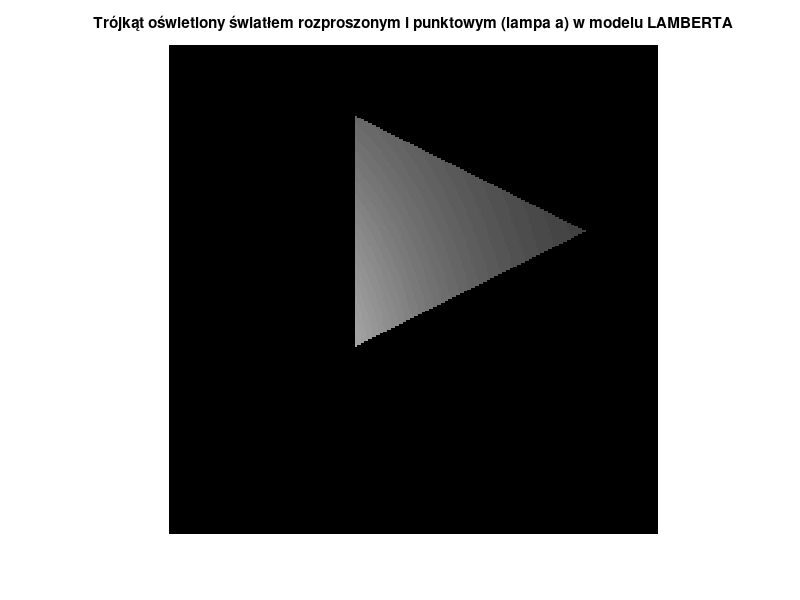
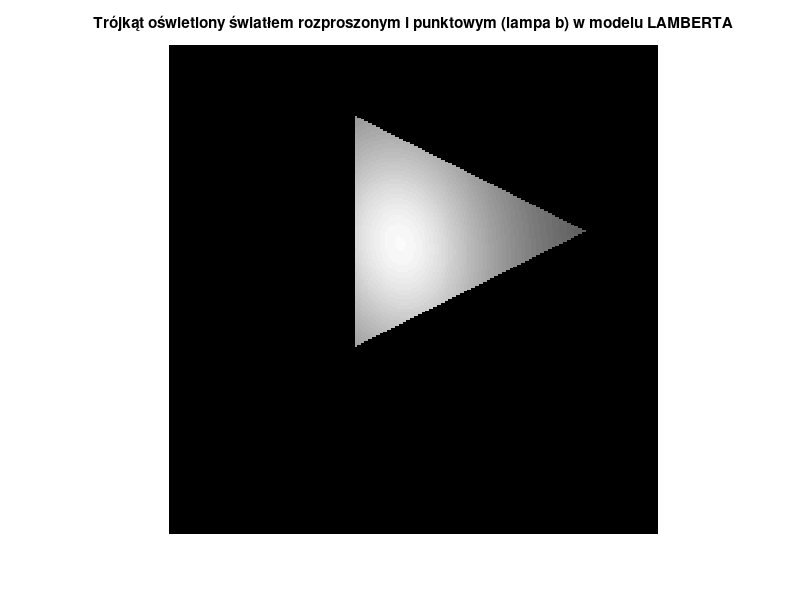
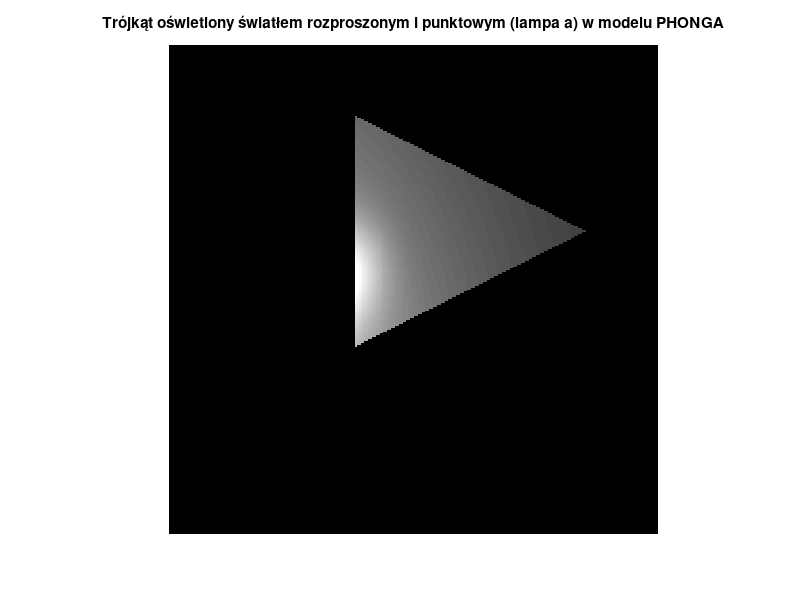
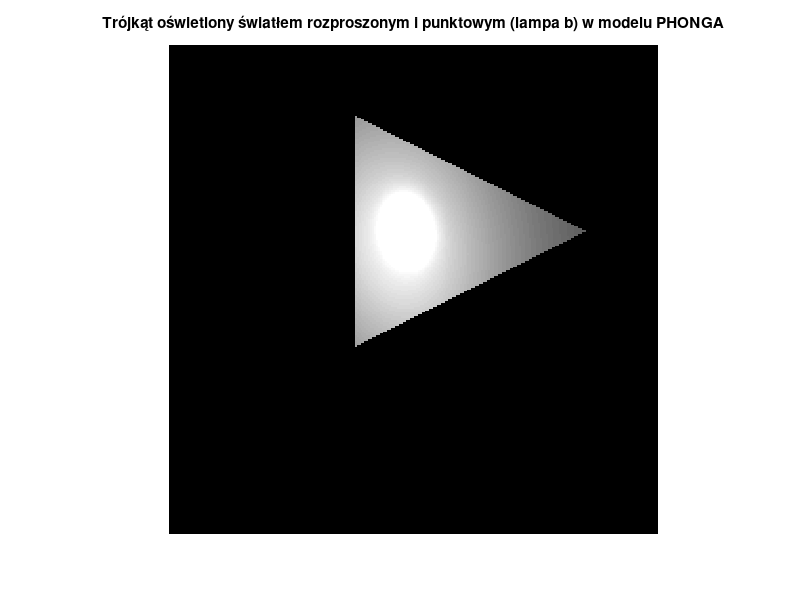

MATLAB code to generate these figures, in order:
%% GRAFIKA KOMPUTEROWA LAB_8
% *Joanna Dagil 231008*

%% 1. CEL CWICZENIA
% Modele oświetlenia i cieniowania.

%% 2. ZADANIA

%% 2.0 Funkcje pomocnicze

clear; close all; clc;

%% 2.0.1 Funkcja do zamiany współrzędnych matematycznych na pikselowe i odwrotnie z poprzednich laboratoriów

function [i,j] = mat_to_pix(x, y, M, N, dx, dy)
    T = [1/dx, 0,    M/2;
         0,   -1/dy, N/2;
         0,    0,    1];
    temp = [x; y; 1];
    res = T * temp;
    i = round(res(1)/res(3));
    j = round(res(2)/res(3));
end

function [i,j] = pix_to_mat(x, y, M, N, dx, dy)
    T = [dx,  0, -M*dx/2;
         0,  -dy, N*dy/2;
         0,   0,  1];
    res = T * [x; y; 1];
    i = res(1)/res(3);
    j = res(2)/res(3);
end

function Im2 =  linia1(Im1,yp,xp,yk,xk,C)
    % na monochromatycznym obrazie kresli linie o jasnosci C  
    % od punktu (yp,xp) do punktu (yk, xk)
    [Y, X] = size(Im1);
    Im2 = Im1;

    if (abs(yk-yp) > abs(xk-xp))          % stroma linia                                
        x0 = yp;y0 = xp; x1 = yk;y1 = xk; % zamiana wspolrzednych 
        zamiana =1;                                             
    else
        x0 = xp;y0 = yp; x1 = xk;y1 = yk;
        zamiana = 0; 
    end
    if zamiana==1 
        temp=X; 
        X=Y; 
        Y=temp; 
    end % zamiana rozmiarow X i Y
    if(x0 >x1) % zamiana poczatku i konca linii, zeby zaczynac od lewej
        temp1 = x0; x0 = x1; x1 = temp1;
        temp2 = y0; y0 = y1; y1 = temp2;
    end
    dx = abs(x1 - x0) ;                % odleglosc x
    dy = abs(y1 - y0);                 % odleglosc y
    sy = sign(y1 - y0);                % znak przyrostu w kierunku y
    x = x0; y = y0;                    % inicjalizacja
    if x>0 && x<=X && y>0 && y<=Y  
    if (zamiana ==0)                                
            Im2(y,x) = C;               % rysowanie punktu
    else 
            Im2(x,y) = C;
    end
    end
    error = 2*dy - dx ;                              % inicjalizacja bledu
    for i = 0:dx-1                                   
        error = error + 2*dy;                        % modyfikacja bledu
        if (error >0)                                
            y = y +sy;                             
            error = error - 2*dx;                      
        end
        x = x + 1;                                % zwiekszamy x
    if x>0 && x<=X && y>0 && y<=Y  
        if (zamiana ==0)                                
            Im2(y,x) = C;                % rysowanie punktu
        else                                         
            Im2(x,y) = C;
        end
    end
    end
end


%% 2.0.2 Funkcja pomocnicza z laboratorium 04 wypełniająca kontur

function Im2 = floodfill1(Im, y, x, T, C)
    [H, W] = size(Im);

    % sprawdzenie zakresu
    if y < 1 || y > H || x < 1 || x > W
        error('Punkt startowy (y,x) jest poza obrazem.');
    end

    % sprawdzenie jasnosci piksela startowego
    if Im(y,x) ~= T
        error('Piksel startowy (%d,%d) ma jasnosc %d zamiast T=%d.', ...
              y, x, Im(y,x), T);
    end

    % jesli nowa jasnosc taka sama jak stara, nic nie trzeba robic
    if T == C
        Im2 = Im;
        return;
    end

    Im2 = Im;

    % kolejka pikseli do odwiedzenia
    Q = zeros(H*W, 2);
    head = 1;
    tail = 1;

    Q(tail,:) = [y, x];
    Im2(y,x) = C;

    while head <= tail
        cy = Q(head,1);
        cx = Q(head,2);
        head = head + 1;

        % 4-sasiedztwo: gora, dol, lewo, prawo

        % gora
        ny = cy - 1;
        nx = cx;
        if ny >= 1 && Im2(ny,nx) == T
            tail = tail + 1;
            Q(tail,:) = [ny, nx];
            Im2(ny,nx) = C;
        end

        % dol
        ny = cy + 1;
        nx = cx;
        if ny <= H && Im2(ny,nx) == T
            tail = tail + 1;
            Q(tail,:) = [ny, nx];
            Im2(ny,nx) = C;
        end

        % lewo
        ny = cy;
        nx = cx - 1;
        if nx >= 1 && Im2(ny,nx) == T
            tail = tail + 1;
            Q(tail,:) = [ny, nx];
            Im2(ny,nx) = C;
        end

        % prawo
        ny = cy;
        nx = cx + 1;
        if nx <= W && Im2(ny,nx) == T
            tail = tail + 1;
            Q(tail,:) = [ny, nx];
            Im2(ny,nx) = C;
        end
    end
end



%% 2.0.3 Funkcja do wyznaczania parametrów płaszczyzny Ax+By+Cz+D=0 przechodzacej przez trzy punkty p1,p2,p3

function [A, B, C, D] = plane(p1,p2,p3)
    A = det([p1(2),p1(3),1;
             p2(2),p2(3),1;
             p3(2),p3(3),1]);
    B = -det([p1(1),p1(3),1;
              p2(1),p2(3),1;
              p3(1),p3(3),1]);
    C = det([p1(1),p1(2),1;
             p2(1),p2(2),1;
             p3(1),p3(2),1]);
    D = -det([p1(1),p1(2),p1(3);
              p2(1),p2(2),p2(3);
              p3(1),p3(2),p3(3)]);
end



%% 2.0.4 Funkcja do wyznaczania odleglosci punktu [x,y,z] od plaszczyzny o rownaniu Ax+By+Cz+D=0

% odleglosc mierzona jest wzdluz prostej o wektorze kierunkowym [l,m,n]
% zwraca rowniez punkt przeciecia z plaszczyzna

function [d,x1,y1,z1] = dist2plane(A, B, C, D, x, y, z, l, m, n)

    ro = (A*x+B*y+C*z+D)/(A*l+B*m+C*n);
    x1 = x-l*ro; y1 = y-m*ro; z1 = z-n*ro;
    d = sqrt((x-x1)^2+(y-y1)^2+(z-z1)^2);
end






%% 2.1 ZADANIE 1 

% Według modelu LAMBERTA trójkąt o wierzchołkach 
p1 = [9, 3, 16, 1];
p2 = [-3, 9, 6, 1];
p3 = [-3, -3, 4, 1];

% oświetlony światłem rozproszonym o natężeniu 20 
ambient = 20;

% oraz punktowym źródłem światła o natężeniu 235
int = 235;

% umieszczonym w punkcie 
% (a) 
lampa = [-3; -3; -10];  
% (b)  
lampb = [3; 3; 3];

% współczynnik odbicia 
e = 1;

% współczynnik (określający jak szybko natężenie oświetlenia maleje wraz z odległością od źródła)
alpha = 0.001;

% rozdzielczość 
X = 256;
Y = 256;

% rozmiar pixela 
dx = 0.1;
dy = 0.1;

Im = uint8(zeros(Y, X)); % Inicjalizacja obrazu

function Im1 = tr_Lambert(Im, p1, p2, p3, ambient, lamp, int, X, Y, dx, dy, alpha, e)
    % Obliczanie wektora normalnego do płaszczyzny trójkąta
    Im1 = Im; % Inicjalizacja obrazu
    Ish = uint8(zeros(Y,X)); % pomocniczy obraz zawierający biały trójkąt

    [i1,j1] = mat_to_pix(p1(1), p1(2), X, Y, dx, dy);
    [i2,j2] = mat_to_pix(p2(1), p2(2), X, Y, dx, dy);
    [i3,j3] = mat_to_pix(p3(1), p3(2), X, Y, dx, dy);

    Ish = linia1(Ish, j1, i1, j2, i2, 255);
    Ish = linia1(Ish, j2, i2, j3, i3, 255);
    Ish = linia1(Ish, j3, i3, j1, i1, 255);

    Ish = floodfill1(Ish, round((j1+j2+j3)/3), round((i1+i2+i3)/3), 0, 255); % wypełnienie trójkąta białym kolorem
    

    [A, B, C, D] = plane(p1, p2, p3); % Wyznaczenie parametrów płaszczyzny trójkąta
    n = [A; B; C] / norm([A; B; C]); % Normalizacja wektora normalnego
    if n(3) > 0 
        n = -1*n; 
    end % Obrócenie normalnej, jeśli jest skierowana w dół

    for i = 1:X
        for j = 1:Y
            if Ish(j,i) == 255 % Sprawdzenie, czy piksel jest wewnątrz trójkąta
                [xx,yy] = pix_to_mat(i, j, X, Y, dx, dy); % Zamiana współrzędnych pikselowych na matematyczne
                [~, x, y, z] = dist2plane(A, B, C, D, xx, yy, 0, 0, 0, 1); % Wyznaczenie punktu na płaszczyźnie trójkąta
                l = lamp - [x; y; z]; % Wektor od punktu na trójkącie do lampy
                dist = norm(l); % Odległość od lampy
                l = l / dist; % Normalizacja wektora l
                cs = n'* l; 
                if cs < 0 
                    cs = 0; 
                end % Obliczenie cosinusa kąta między normalną a wektorem do lampy
                temp = ambient + int * cs * e / (1 + alpha * dist^2); % Obliczenie natężenia oświetlenia z uwzględnieniem tłumienia
                if temp > 255 
                    temp = 255; 
                end % Ograniczenie natężenia do 255
                Im1(j, i) = temp; % Ustawienie natężenia dla pikseli wewnątrz trójkąta
            end
        end
    end
end

%% (a) lampa = [-3; -3; -10]; 

Im = tr_Lambert(Im, p1, p2, p3, ambient, lampa, int, X, Y, dx, dy, alpha, e);
figure(11); imshow(Im); title('Trójkąt oświetlony światłem rozproszonym i punktowym (lampa a) w modelu LAMBERTA');


%% (b) lampb = [3; 3; 3];
Im = tr_Lambert(Im, p1, p2, p3, ambient, lampb, int, X, Y, dx, dy, alpha, e);
figure(12); imshow(Im); title('Trójkąt oświetlony światłem rozproszonym i punktowym (lampa b) w modelu LAMBERTA');


%% 2.2 ZADANIE 2 

% j.w. według modelu PHONGA z okiem obserwatora ustawionym w punkcie
eye = [5; 5; 3];

% dla różnych potęg cosinusa
m = 10;


function Im1 = tr_Phong(Im, p1, p2, p3, ambient, lamp, int, X, Y, dx, dy, alpha, e, eye, m)
    % Obliczanie wektora normalnego do płaszczyzny trójkąta
    Im1 = Im; % Inicjalizacja obrazu
    Ish = uint8(zeros(Y,X)); % pomocniczy obraz zawierający biały trójkąt

    [i1,j1] = mat_to_pix(p1(1), p1(2), X, Y, dx, dy);
    [i2,j2] = mat_to_pix(p2(1), p2(2), X, Y, dx, dy);
    [i3,j3] = mat_to_pix(p3(1), p3(2), X, Y, dx, dy);

    Ish = linia1(Ish, j1, i1, j2, i2, 255);
    Ish = linia1(Ish, j2, i2, j3, i3, 255);
    Ish = linia1(Ish, j3, i3, j1, i1, 255);

    Ish = floodfill1(Ish, round((j1+j2+j3)/3), round((i1+i2+i3)/3), 0, 255); % wypełnienie trójkąta białym kolorem
    

    [A, B, C, D] = plane(p1, p2, p3); % Wyznaczenie parametrów płaszczyzny trójkąta
    n = [A; B; C] / norm([A; B; C]); % Normalizacja wektora normalnego
    if n(3) > 0 
        n = -1 *n; 
    end % Obrócenie normalnej, jeśli jest skierowana w dół

    for i = 1:X
        for j = 1:Y
            if Ish(j,i) == 255 % Sprawdzenie, czy piksel jest wewnątrz trójkąta
                [xx,yy] = pix_to_mat(i, j, X, Y, dx, dy); % Zamiana współrzędnych pikselowych na matematyczne
                [~, x, y, z] = dist2plane(A, B, C, D, xx, yy, 0, 0, 0, 1); % Wyznaczenie punktu na płaszczyźnie trójkąta
                l = lamp - [x; y; z]; % Wektor od punktu na trójkącie do lampy
                dist = norm(l); % Odległość od lampy
                l = l / dist; % Normalizacja wektora l
                cs = n'* l; 
                if cs < 0 
                    cs = 0; 
                end % Obliczenie cosinusa kąta między normalną a wektorem do lampy
                rp = 2 * (n'* l) * n - l; % Wektor odbicia
                rp = rp / norm(rp); % Normalizacja wektora odbicia
                vp = eye - [x; y; z]; % Wektor od punktu na trójkącie do oka
                vp = vp / norm(vp); % Normalizacja wektora do oka
                cs2 = rp'* vp; 
                if cs2 < 0 
                    cs2 = 0; 
                end % Obliczenie cosinusa kąta między wektorem odbicia a wektorem do oka
                temp = ambient + int * cs * e * (1 + (cs2^m)) / (1 + alpha * dist^2); % Obliczenie natężenia oświetlenia z uwzględnieniem tłumienia
                if temp > 255 
                    temp = 255; 
                end % Ograniczenie natężenia do 255
                Im1(j, i) = temp; % Ustawienie natężenia dla pikseli wewnątrz trójkąta
            end
        end
    end
end

%% (a) lampa = [-3; -3; -10]; 
Im = tr_Phong(Im, p1, p2, p3, ambient, lampa, int, X, Y, dx, dy, alpha, e, eye, m);
figure(21); imshow(Im); title('Trójkąt oświetlony światłem rozproszonym i punktowym (lampa a) w modelu PHONGA');

%% (b) lampb = [3; 3; 3];
Im = tr_Phong(Im, p1, p2, p3, ambient, lampb, int, X, Y, dx, dy, alpha, e, eye, m);
figure(22); imshow(Im); title('Trójkąt oświetlony światłem rozproszonym i punktowym (lampa b) w modelu PHONGA');




%% 2.3 ZADANIE 3

% j.w. dla 2 trójkątów przylegających do siebie o wierzchołkach p1, p2, p3 oraz p1, p3, p4, gdzie

p1 = [ 9,  3, 16, 1];
p2 = [-3,  9,  6, 1];
p3 = [-3, -3,  4, 1];
p4 = [ 9, -6,  5, 1];

%% (a) model LAMBERTA z lampą a
Im = tr_Lambert(Im, p1, p2, p3, ambient, lampa, int, X, Y, dx, dy, alpha, e);
Im = tr_Lambert(Im, p1, p3, p4, ambient, lampa, int, X, Y, dx, dy, alpha, e);
figure(31); imshow(Im); title('Dwa trójkąty oświetlone światłem rozproszonym i punktowym (lampa a) w modelu LAMBERTA');


%% (b) model PHONGA z lampą a
Im = tr_Phong(Im, p1, p2, p3, ambient, lampa, int, X, Y, dx, dy, alpha, e, eye, m);
Im = tr_Phong(Im, p1, p3, p4, ambient, lampa, int, X, Y, dx, dy, alpha, e, eye, m);
figure(32); imshow(Im); title('Dwa trójkąty oświetlone światłem rozproszonym i punktowym (lampa a) w modelu PHONGA');





%% Typowy koniec skryptu

% publish('lab08.m', 'pdf')

% clear all; % usuniecie wszystkich zmiennych
% close all; % zamkniecie wszystkich wykresow
% clc % zresetowanie okna komend
